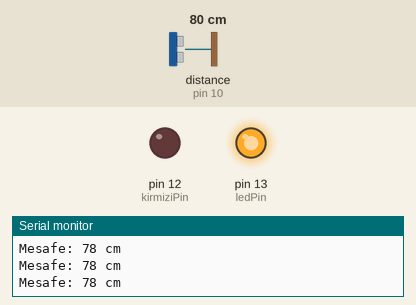
Recording of a sketch running on a simulated Arduino Uno, built with avr-gcc and run on an emulated ATmega328P. Parts: output pins drawn as LEDs (lit = HIGH), the last lines printed to the serial monitor. Wiring (inferred from the names in the program): ultrasonic range finder: trigger pin 9; echo pin 10. Inputs (shaded band) come from the test bench; at power-on: distance to the obstacle (sensor on pin 10) 80 cm. The echo pulse lasts 58.3 µs per cm; pins used as bus, display or sensor lines are not drawn.

Above: at 1.3 s.
1.4 s: distance to the obstacle (sensor on pin 10) set to 24 cm
2.9 s: distance to the obstacle (sensor on pin 10) set to 20 cm
At 4.0 s:
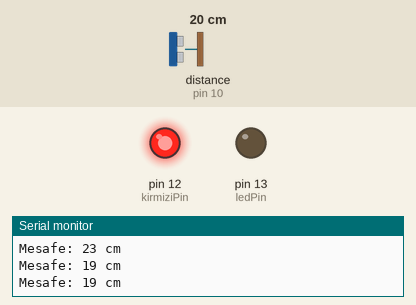
4.5 s: distance to the obstacle (sensor on pin 10) set to 35 cm
At 5.4 s:
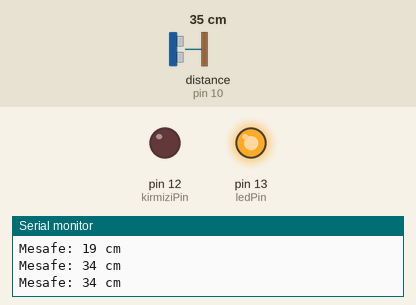
6.0 s: distance to the obstacle (sensor on pin 10) set to 2 cm
At 6.8 s:
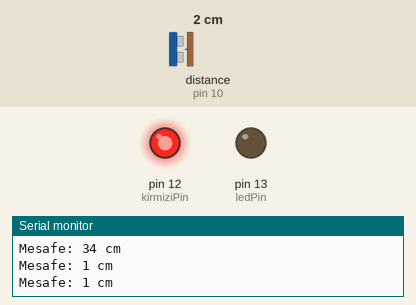
Timing chart, 0 to 8.5 s (numbered marks = the images above; inputs shaded):
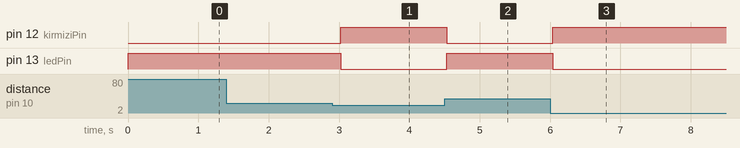

Measured:
- the behaviour switches between 22 and 21 cm on distance to the obstacle (sensor on pin 10) (found by bisection; images 0 and 1)
- after the input at 2.9 s, pin 12 (kirmiziPin): LOW → HIGH after 0.12 s; pin 13 (ledPin): HIGH → LOW after 0.12 s
- after the input at 4.5 s, pin 12 (kirmiziPin): HIGH → LOW at once; pin 13 (ledPin): LOW → HIGH at once
- after the input at 6.0 s, pin 12 (kirmiziPin): LOW → HIGH at once; pin 13 (ledPin): HIGH → LOW at once

The sketch:

Akilli-viraj.ino
```cpp
const int trigPin = 9;
const int echopin = 10;
const int ledPin = 13; // Ultrasonik sensörün trig pin'i // Ultrasonik sensörun echo pin'i // LD'in bağlı olduğu pin
const int kirmiziPin = 12;

void setup(){
  Serial.begin(9600);
  pinMode(trigPin, OUTPUT);
  pinMode(echopin, INPUT);
  pinMode(ledPin, OUTPUT);
  pinMode(kirmiziPin, OUTPUT);
}

void loop(){

//Ultrasonik sensorle mesate alçümu
digitalWrite(trigPin, LOW);
delayMicroseconds (1);
digitalWrite(trigPin, HIGH);
delayMicroseconds (10);
digitalWrite(trigPin, LOW);

long duration = pulseIn(echopin, HIGH);

// inaafe hesaplama (cm cinsindon)
int distance = duration * 0.034 / 2;

Serial.print ("Mesafe: ");
Serial.print (distance);
Serial.println(" cm ");

// Mesafe 20 cm'den azsa LFD'i yak

  if (distance > 20) {
    digitalWrite(ledPin, HIGH);
    digitalWrite(kirmiziPin, LOW);
  } else{
    digitalWrite(ledPin, LOW);
    digitalWrite(kirmiziPin, HIGH);
  }


  delay(500);
}
```
